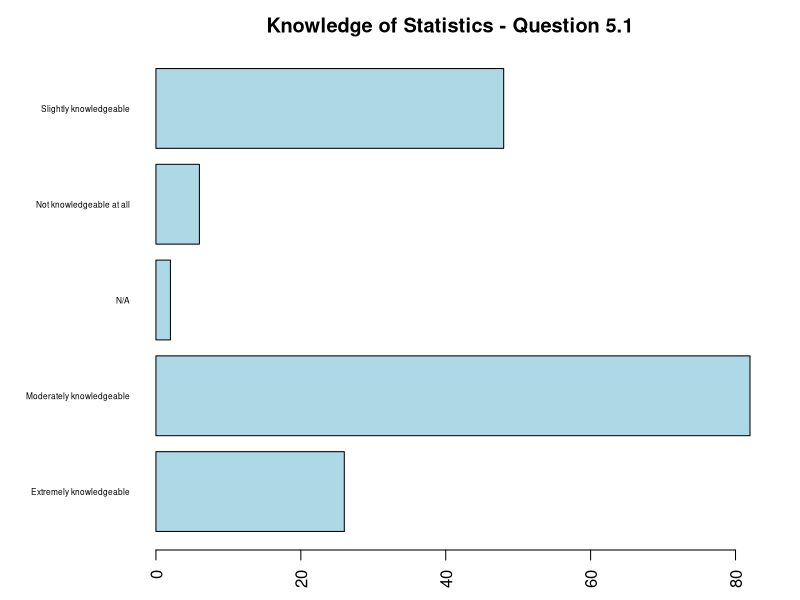
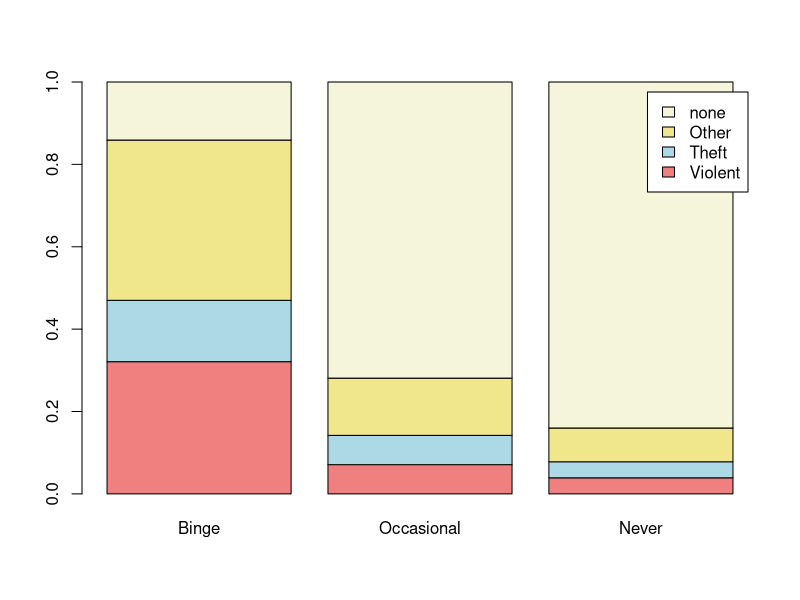
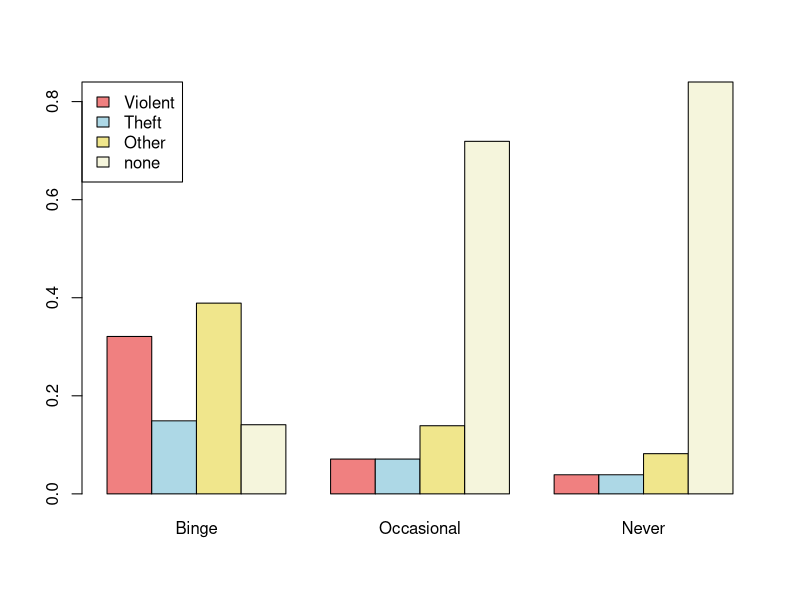
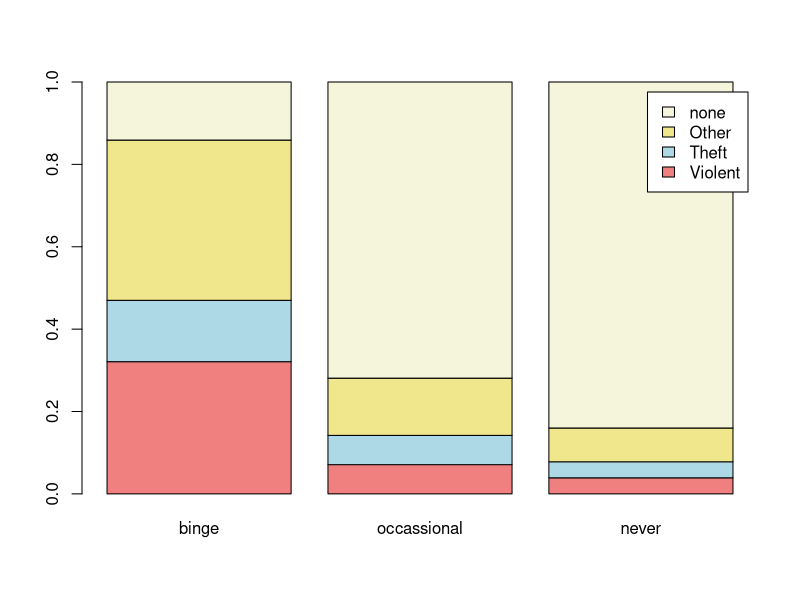
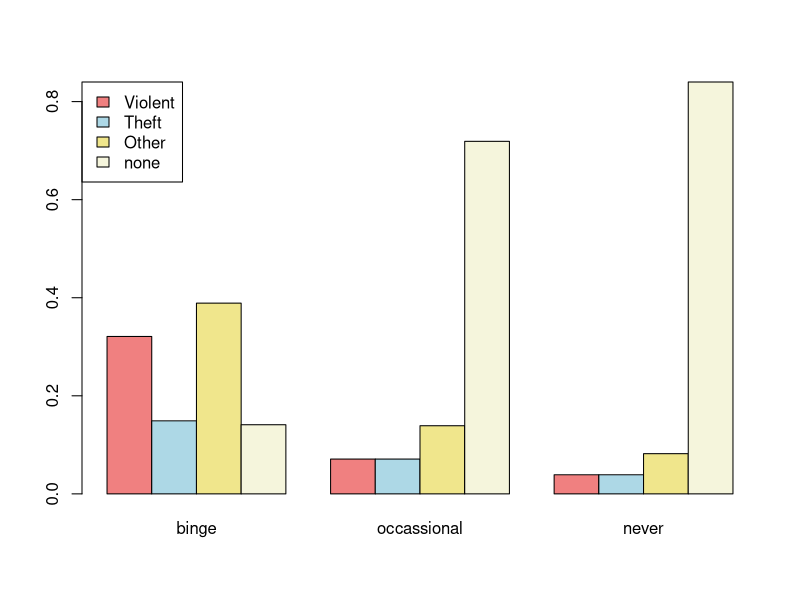

Source code (R) for these figures, in order: (Note: this script raises an error after producing the figures.)
# -----------------------------------------------------------------------------
# The data files for this archived learning experience are on my u drive, in the
# /r_intro_class/data folder. After using these as challenges in my original
# offering of this class, I discovered that these examples were too advanced for
# the students and therefore simplified and reworked this learning experience.
# -----------------------------------------------------------------------------

library(sqldf)
library(dplyr)

# Barplot Code --------------------------------------------
  
survey <- read.csv("informatics_survey.csv", stringsAsFactors = FALSE)

# What happens if we don't set the stringsAsFactors argument?
q <- data.frame(survey$Q5_1, stringsAsFactors = FALSE)

colnames(q) <- c("response")

q <- subset(q, response != "")
q <- q[q$response != "",]

cnts <- table(q)

opar <- par(no.readonly = TRUE)
par(mai = c(.5, 1.5, .5, .5))
 
barplot(cnts, 
        horiz = TRUE, 
        col   = 'lightblue',
        las   = 2,
        main  = "Knowledge of Statistics - Question 5.1",
        cex.names = 0.5)

par(opar)
 
# Grouped & Stacked Barplot code -----------------------------

crime <- read.csv("drink_crime.csv", stringsAsFactors = FALSE)

# Data must be presented as a matrix or vector for stacked or grouped barplots.

barplot(as.matrix(crime[, c(2:4)]), 
        legend = crime[, 1],
           col = c("lightcoral","lightblue","khaki","beige"))

barplot(as.matrix(crime[, c(2:4)]), 
        legend = crime[, 1],
           col = c("lightcoral","lightblue","khaki","beige"),
   args.legend = list(x = "topleft"),
        beside = TRUE)

# INSTRUCTOR NOTE
# In programming, there is often more than one way to accomplish a task.  Rather
# than reference observations and variables with indexes -- the approach taken 
# above -- the code below creates a new dataframe.

lgnd        <- crime$Crime
binge       <- crime$Binge
occassional <- crime$Occasional
never       <- crime$Never
cnts        <- data.frame(binge, occassional, never)

barplot(as.matrix(cnts),
        legend = lgnd,
        col = c("lightcoral","lightblue","khaki","beige"))

barplot(as.matrix(cnts),
        legend = lgnd,
           col = c("lightcoral","lightblue","khaki","beige"),
   args.legend = list(x = "topleft"),
        beside = TRUE )

# Pie Chart code --------------------------------------------

survey <- read.csv("informatics_survey.csv", stringsAsFactors = FALSE)

# You can write a select statement with new column names.
tmp <- sqldf("select q3 as department, count(q3) as total from survey where q3 != ' ' group by q3")

# Or, you can execute a simple select and rename the variables afterwards.
tmp <- sqldf("select q3, count(q3) from survey where q3 != ' ' group by q3")

# Rename the columns -- department & department count.
colnames(tmp)  <- c("dept","dept_cnt")

# Add new column for academic group (HUM Humanities, SCI Sciences, SOC, Social Sciences, MED Medical)
tmp$acad_grp <- ""                       

# Set the new acad_grp column, using fix().  What happens if you use edit()?
fix(tmp)                                   

# Save a backup copy of the modified dataframe.
write.csv(tmp, file = "tmp.csv")          

# Create a new dataframe of the two columns needed for the pie chart. 
temp <- data.frame(tmp$acad_grp, tmp$dept_cnt, stringsAsFactors = FALSE)
colnames(temp) <- c("acad_grp","dept_cnt")

# Group rows by academic group and then sum dept_cnt for each academic group.
grp_by <- group_by(temp, acad_grp)            
slices <- summarize(grp_by, grp_tot = sum(dept_cnt))     

# Code to make the slice labels more descriptive.
slices$acad_grp[1] <- "Humanities"
slices$acad_grp[2] <- "Health Sciences"
slices$acad_grp[3] <- "Sciences"
slices$acad_grp[4] <- "Social Sciences"
slices$acad_grp[5] <- "Unknown"

# Calculate percentages, round to two digits, and then create labels.
slices$grp_pct <- (slices$grp_tot / sum(slices$grp_tot))
slices$grp_pct <- round(slices$grp_pct, 2) * 100
slices$lbl     <- paste(slices$acad_grp, " ", slices$grp_pct, "%", sep = "")
 
# And finally, generate the pie chart.
pie(slices$grp_pct, labels = slices$lbl, main = "Participation by Academic Area") 

# We can accomplish the same thing with the pipe operator.
slices <- group_by(temp, acad_grp) %>% summarize(grp_tot = sum(dept_cnt))

pie(slices$grp_tot, labels = slices$acad_grp, main = "Pie Chart (Pipe)") 

# Histogram code ---------------------------------------------

opar <- par(no.readonly = TRUE)

par(mfrow = c(3, 1))

own <- read.delim("home_ownership.txt", sep = "\t", stringsAsFactors = FALSE)

hist(own$pct_1985, 
     main = "1985", 
     col  = "lightblue",
     ylim = c(0, 27),
     xlab = "Home Ownership %")

hist(own$pct_1996, 
     main = "1996", 
     col  = "lightblue",
     ylim = c(0, 27),
     xlab = "Home Ownership %")

hist(own$pct_2002, 
     main = "2002", 
     col  = "lightblue",
     ylim = c(0, 27),
     xlab = "Home Ownership %")

par(opar)

# Boxplot code -----------------------------------------------

own <- read.delim("home_ownership.txt", sep = "\t", stringsAsFactors = FALSE)

boxplot(own$pct_1985, 
        own$pct_1996, 
        own$pct_2002, 
        notch = TRUE,
        ylab  = "Home Ownership %",
        main  = "Home Ownership in the United States",
        names = c("1985","1996","2002"))

# Stem & Leaf plot ------------------------------------------

ozone <- read.csv("ozone.csv", stringsAsFactors = FALSE)

x <- ozone[c(0:79),]

# The scale argument must equal 2 or the function only prints even numbers.
stem(x, scale = 2) 


# Scatter plot ------------------------------------------
money <- read.delim("money_supply.txt", sep = "\t", stringsAsFactors = FALSE)

plot(money$m2, money$m3, xlab = "M2 (Trillions)", ylab = "M3 (Trillions)")

# Now, fit a regression model and plot the line.
fit <- lm(money$m3 ~ money$m2, data = money)

abline(fit, col = "blue")
